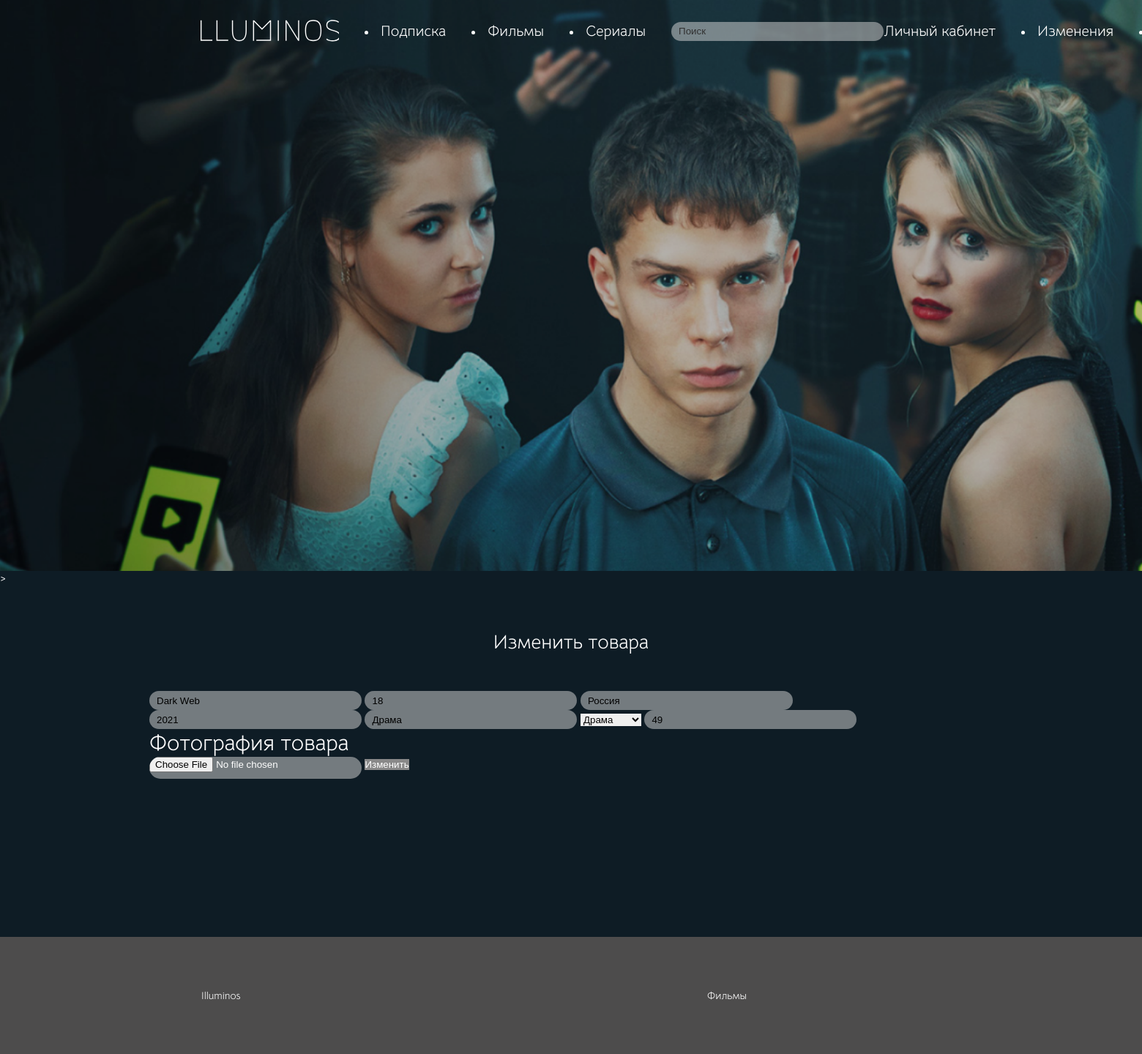
The page /update.php?id=5 (signed in) on the database its author committed.
### tables this page shows
CREATE TABLE `products` (
  `product_id` int(11) NOT NULL,
  `name` varchar(256) NOT NULL,
  `price` int(11) NOT NULL,
  `country` varchar(256) NOT NULL,
  `year` int(11) NOT NULL,
  `model` varchar(256) NOT NULL,
  `category` varchar(256) NOT NULL,
  `count` int(11) NOT NULL,
  `path` varchar(256) NOT NULL,
  `created_at` timestamp NOT NULL DEFAULT CURRENT_TIMESTAMP
);

### update.php (the view, shortened to what this page needs)
<?php
	$connect = new mysqli("localhost", "root", "", "up1");
	$connect->set_charset("utf8");;
	$sql = "SELECT * FROM `products` WHERE `product_id`=".$_GET["id"];
	$product = $connect->query($sql)->fetch_assoc();
	$result = $connect->query("SELECT * FROM `categories`");
	$categories = "";
	while($row = $result->fetch_assoc()) {
		$selected = ($product["category"] == $row["category"]) ? "selected" : "";
		$categories .= sprintf('<option value="%s" %s>%s</option>', $row["category"], $selected, $row["category"]);
	}
	$menu = '
	<div class="logo">
		 <a href="index.php">
			<img src="assets/img/Illuminos.svg" alt="">
		</a>
	</div>
	<li><a href="login.php">Подписка</a></li>
		<li><a href="films.php">Фильмы</a></li>
		<li><a href="serial.php">Сериалы</a></li>
		<input name="s" placeholder="Поиск" type="search">
		%s
	';
	$m = '';
	if(isset($_SESSION["role"])) {
		$m = '<li><a href="index2.php">Личный кабинет</a></li>';
		$m = '<li><a href="cart.php">Избранное</a></li>';
		$m = '<a href="index2.php">Личный кабинет</a>';
		$m .= ($_SESSION["role"] == "admin") ? '<li><a href="admin.php">Изменения</a></li>' : '';
		$m .= '<li><a href="controllers/logout.php">Выход</a></li>';
	} else
		$m = '
			<li><a href="login.php">Вход</a></li>
			<li><a href="register.php">Регистрация</a></li>
		';
	$menu = sprintf($menu, $m);
?>
  <!DOCTYPE html>
  <html lang="en">
  <head>
	<link rel="stylesheet" href="assets/css/style.css">
	<link rel="stylesheet" href="assets/css/style1.css">
  </head>
  <body>
<div class="main">
	<div class="main_menu">
	   <div class="item">
		   <div class="menu_item">
		   <?= $menu ?>
		  </div>
			 </div>
	</div>
   </div>>
	<main>
		<div class="content">
			<div class="head">Изменить товара</div>
			<form enctype="multipart/form-data" action="controllers/update_product.php" method="POST">
				<input type="text" placeholder="Название" name="name" value="<?= $product["name"] ?>" required>
				<input type="number" placeholder="Цена" name="price" value="<?= $product["price"] ?>" required>
				<input type="text" placeholder="Страна производитель" name="country" value="<?= $product["country"] ?>" required>
				<input type="number" placeholder="Год выпуска" name="year" value="<?= $product["year"] ?>" required>
				<input type="text" placeholder="Модель" name="model" value="<?= $product["model"] ?>" required>
				<select name="category" required>
					<?= $categories ?>
				</select>
				<input type="number" placeholder="Количество на складе" name="count" value="<?= $product["count"] ?>" required>
				<p class="text-left">Фотография товара</p>
				<input type="file" name="image">
				<button>Изменить</button>
			</form>
		</div>
	</main>
	<footer class="footer">
    <div class="container-footer">
        <div class="copyright">
	 Illuminos
        </div>
		<div class="copyright">
	 Фильмы
        </div>
</footer>

### assets/css/style.css (style rules this page uses)
* { padding: 0px; margin: 0px; border: none; }
*, *::before, *::after { box-sizing: border-box; }
a, a:link, a:visited { text-decoration: none; }
aside, nav, footer, header, section, main { display: block; }
h1, h2, h3, h4, h5, h6, p { font-size: inherit; font-weight: inherit; }
body { background: #0E1C25; font-family: Bellota; color: #fff; }
.main { width: 1900px; height: 780px; display: flex; justify-content: center; margin:0 auto; background-image:url("../img/fon.png"); position: static; background-size: cover; }
.main_menu { display: flex; width: 1440px; height: 85px; justify-content: space-between; align-items: center; }
.logo { display: flex; align-items: center; justify-content: center; }
.logo img { width: 198px; height: 35px; }
.menu_item { display: flex; align-items: center; justify-content: space-between; font-family: "Bellota Text"; font-style: normal; }
.menu_item a { font-family: Bellota; font-size: 20px; color: #fff; text-decoration: none; align-items: center; margin-right: 35px; padding: 0; }
input { width: 290px; height: 26px; padding-left: 10px; border: 2px ; border-radius: 20px; outline: none; background: rgba(217, 217, 217, 0.50); }
.container-footer { margin: 0 auto; width: 1440px; height: 150px; display: flex; flex-direction: row; justify-content: space-between; align-items: center; }

### assets/css/style1.css (style rules this page uses)
* { margin: 0; padding: 0; box-sizing: border-box; }
body { background: #0E1C25; font-family: Bellota; color: #fff; }
h2,h3,h4,p { text-align: left; width: 100%; font-size: 30px; }
a { color: rgb(255, 255, 255); cursor:pointer; text-decoration: none; font-size: 30px; }
img { object-fit: cover; }
* { box-sizing:border-box }
.text-left { text-align: left !important; }
form { width: 80%; margin: 0 auto; }
input:valid:not(:placeholder-shown) { border: none; }
input[type=file] { padding: 0; border: none; height: 30px; }
button { padding: 0; cursor: pointer; border: 3px; background-color: #898989; color: #FFF; }
div.content { max-width: 1440px; margin: 0 auto; padding: 0 0px; }
div.head { padding: 20px 0; margin: 40px 0 30px; font-size: 20pt; text-align: center; }
main { min-height: calc(100vh - 400px); }
footer { margin-top: 40px; background-color: white; padding-top: 5px; padding-bottom: 5px; }
.footer { width: 1990px; margin: 0 auto; background-color: #4d4c4c; margin-top: 40px; }
.copyright { padding: 20px 0; font-size: 14px; color: #fff; text-align: center; }

### rows shown on the page
products: name "Dark Web", price "18", country "Россия", year "2021", model "Драма", count "49"

### other values the page prints
form field category "Драма"
